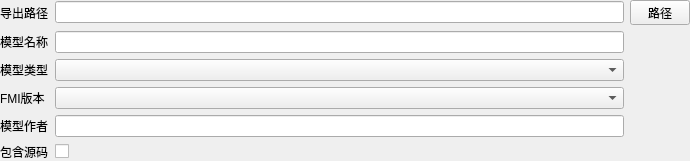
<?xml version="1.0" encoding="UTF-8"?>
<ui version="4.0">
 <class>ExportDrawingboardToFMU</class>
 <widget class="QWidget" name="ExportDrawingboardToFMU">
  <property name="geometry">
   <rect>
    <x>0</x>
    <y>0</y>
    <width>690</width>
    <height>157</height>
   </rect>
  </property>
  <property name="windowTitle">
   <string>ExportDrawingboardToFMU</string>
  </property>
  <layout class="QGridLayout" name="gridLayout_2">
   <property name="margin">
    <number>0</number>
   </property>
   <property name="verticalSpacing">
    <number>6</number>
   </property>
   <item row="0" column="0">
    <layout class="QGridLayout" name="gridLayout">
     <item row="0" column="3">
      <widget class="QPushButton" name="exportPath_btn">
       <property name="sizePolicy">
        <sizepolicy hsizetype="Fixed" vsizetype="Fixed">
         <horstretch>0</horstretch>
         <verstretch>0</verstretch>
        </sizepolicy>
       </property>
       <property name="minimumSize">
        <size>
         <width>60</width>
         <height>25</height>
        </size>
       </property>
       <property name="maximumSize">
        <size>
         <width>60</width>
         <height>25</height>
        </size>
       </property>
       <property name="text">
        <string>路径</string>
       </property>
      </widget>
     </item>
     <item row="4" column="2">
      <widget class="QLineEdit" name="modelAutor"/>
     </item>
     <item row="0" column="2">
      <widget class="QLineEdit" name="exportPath"/>
     </item>
     <item row="3" column="0">
      <widget class="QLabel" name="label_2">
       <property name="text">
        <string>FMI版本</string>
       </property>
      </widget>
     </item>
     <item row="5" column="0">
      <widget class="QLabel" name="label_4">
       <property name="text">
        <string>包含源码</string>
       </property>
      </widget>
     </item>
     <item row="4" column="0">
      <widget class="QLabel" name="label_3">
       <property name="text">
        <string>模型作者</string>
       </property>
      </widget>
     </item>
     <item row="0" column="0">
      <widget class="QLabel" name="label">
       <property name="text">
        <string>导出路径</string>
       </property>
      </widget>
     </item>
     <item row="5" column="2">
      <layout class="QHBoxLayout" name="horizontalLayout">
       <property name="spacing">
        <number>0</number>
       </property>
       <item>
        <widget class="QCheckBox" name="addCode">
         <property name="sizePolicy">
          <sizepolicy hsizetype="Expanding" vsizetype="Fixed">
           <horstretch>0</horstretch>
           <verstretch>0</verstretch>
          </sizepolicy>
         </property>
         <property name="maximumSize">
          <size>
           <width>16777215</width>
           <height>16777215</height>
          </size>
         </property>
         <property name="text">
          <string/>
         </property>
        </widget>
       </item>
      </layout>
     </item>
     <item row="1" column="0">
      <widget class="QLabel" name="label_5">
       <property name="text">
        <string>模型名称</string>
       </property>
      </widget>
     </item>
     <item row="2" column="0">
      <widget class="QLabel" name="label_6">
       <property name="text">
        <string>模型类型</string>
       </property>
      </widget>
     </item>
     <item row="1" column="2">
      <widget class="QLineEdit" name="modelName"/>
     </item>
     <item row="2" column="2">
      <widget class="QComboBox" name="modelType"/>
     </item>
     <item row="3" column="2">
      <widget class="QComboBox" name="FMIVersion"/>
     </item>
    </layout>
   </item>
  </layout>
 </widget>
 <layoutdefault spacing="6" margin="11"/>
 <resources/>
 <connections/>
</ui>
